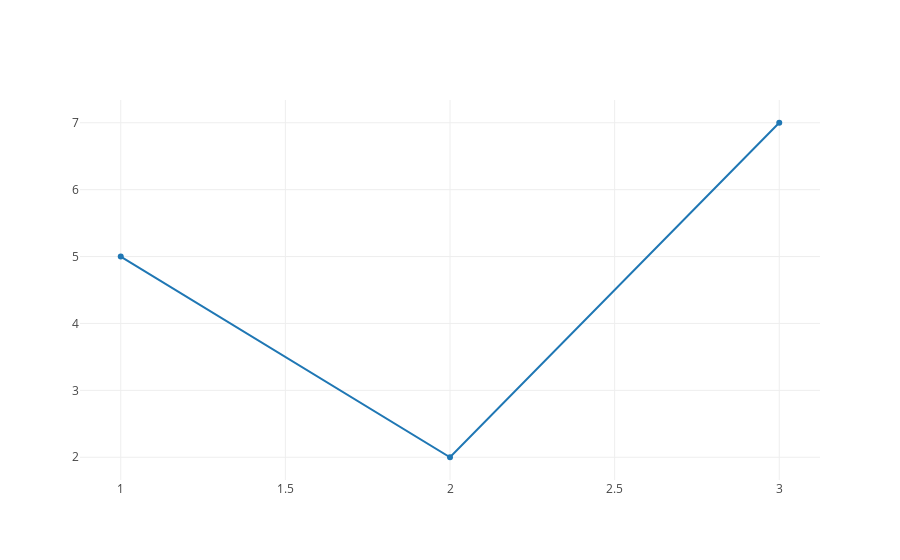

This figure's notebook cell:
### Code cell
from plotly.offline import init_notebook_mode, iplot
init_notebook_mode(True)
iplot([{'x': [1, 2, 3], 'y': [5, 2, 7]}])

### Figure 1 — Plotly figure (JSON) as saved in the notebook; plotly's stock layout.template omitted (floating-point values rounded to 4 significant figures)
{"data": [{"uid": "1394e6", "x": [1, 2, 3], "y": [5, 2, 7]}], "layout": {"autosize": true, "hovermode": "x", "xaxis": {"autorange": true, "range": [0.8797, 3.12], "showspikes": false, "type": "linear"}, "yaxis": {"autorange": true, "range": [1.655, 7.345], "showspikes": false, "type": "linear"}}}
